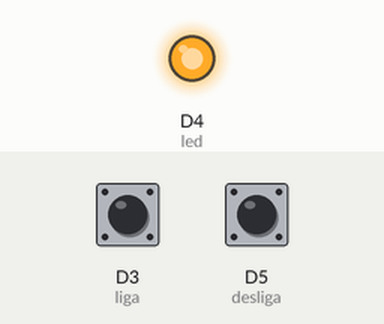
Recording of a sketch running on a simulated ESP8266 (NodeMCU). Parts: output pins drawn as LEDs (lit = HIGH). The test bench sets the inputs (shaded band); at power-on: D3 (liga) HIGH, D5 (desliga) HIGH.

Above: at 1.2 s.
1.3 s: D3 (liga) pulled LOW for 0.15 s
At 2.1 s:
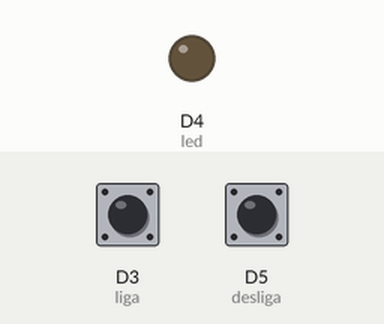
2.9 s: D5 (desliga) pulled LOW for 0.15 s
At 3.3 s:
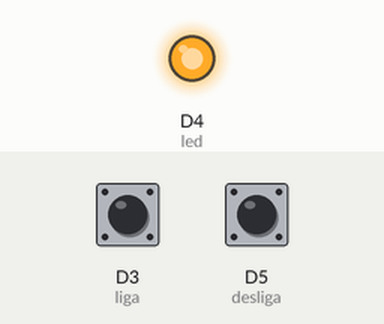
4.5 s: D3 (liga) pulled LOW for 1 s
At 5.7 s:
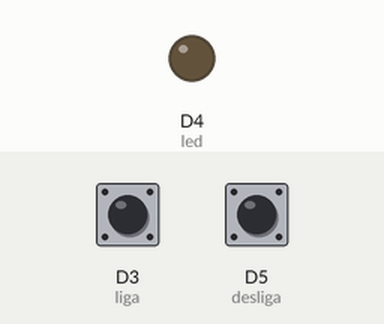
7.0 s: D3 (liga) driven LOW and D5 (desliga) driven LOW
At 7.9 s:
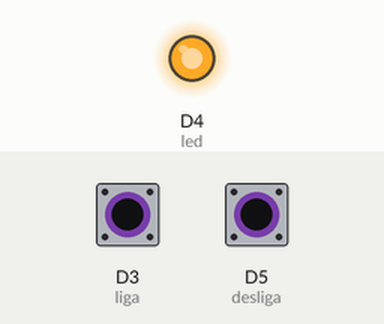
8.5 s: D5 (desliga) driven HIGH
At 9.8 s:
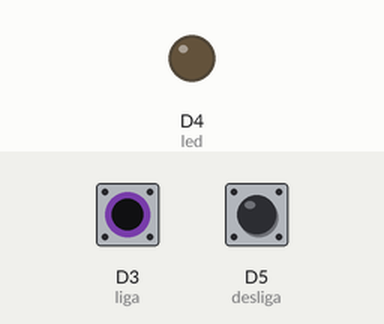
Timing chart, 0 to 11.0 s (numbered marks = the images above; inputs shaded):
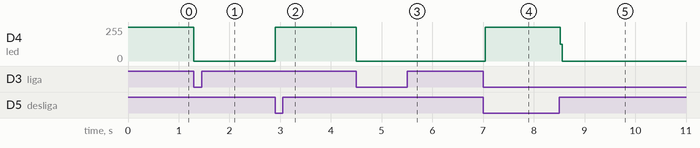

The sketch:

ligar_led.ino
```cpp
int liga = D3;
int desliga = D5;
int led = D4;
int button1 =0;
int button2 =0;

void setup() {
pinMode(led,OUTPUT);
pinMode(liga,INPUT_PULLUP);
pinMode(desliga,INPUT_PULLUP);
digitalWrite(led,HIGH);

}

void loop() {
  button1 = digitalRead(liga);
  button2 = digitalRead(desliga);

  if(button1 == LOW) {
    digitalWrite(led,LOW);

  }

  if (button2 == LOW){
    digitalWrite(led,HIGH);
   }
  }
```

Measured:
- after the input at 1.3 s, D4 (led): 255/255 → 0/255 at once
- after the input at 2.9 s, D4 (led): 0/255 → 255/255 at once
- after the input at 4.5 s, D4 (led): 255/255 → 0/255 at once
- after the input at 7.0 s, D4 (led): 0/255 → 253/255 at once
- after the input at 8.5 s, D4 (led): 253/255 → 0/255 at once
